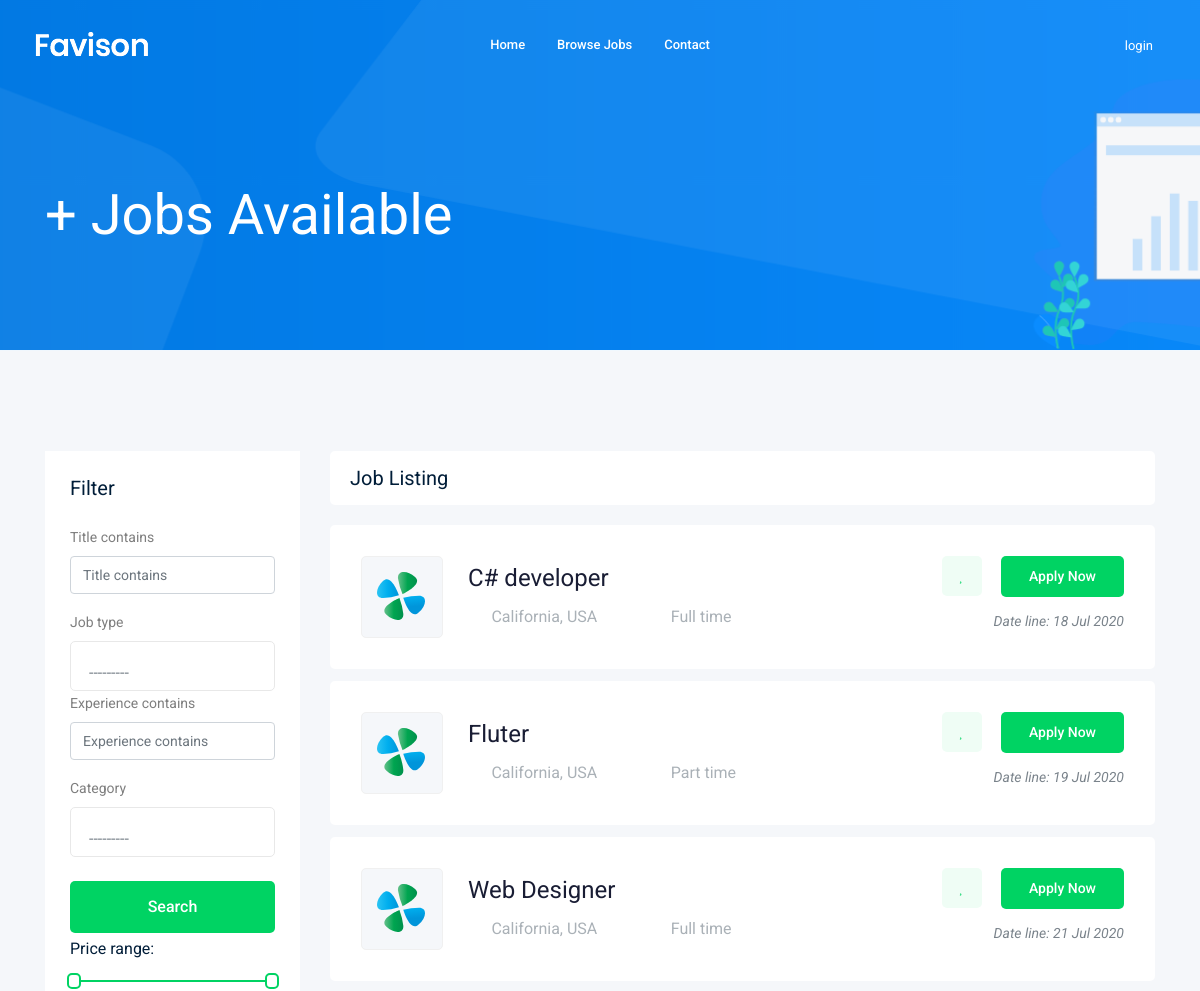
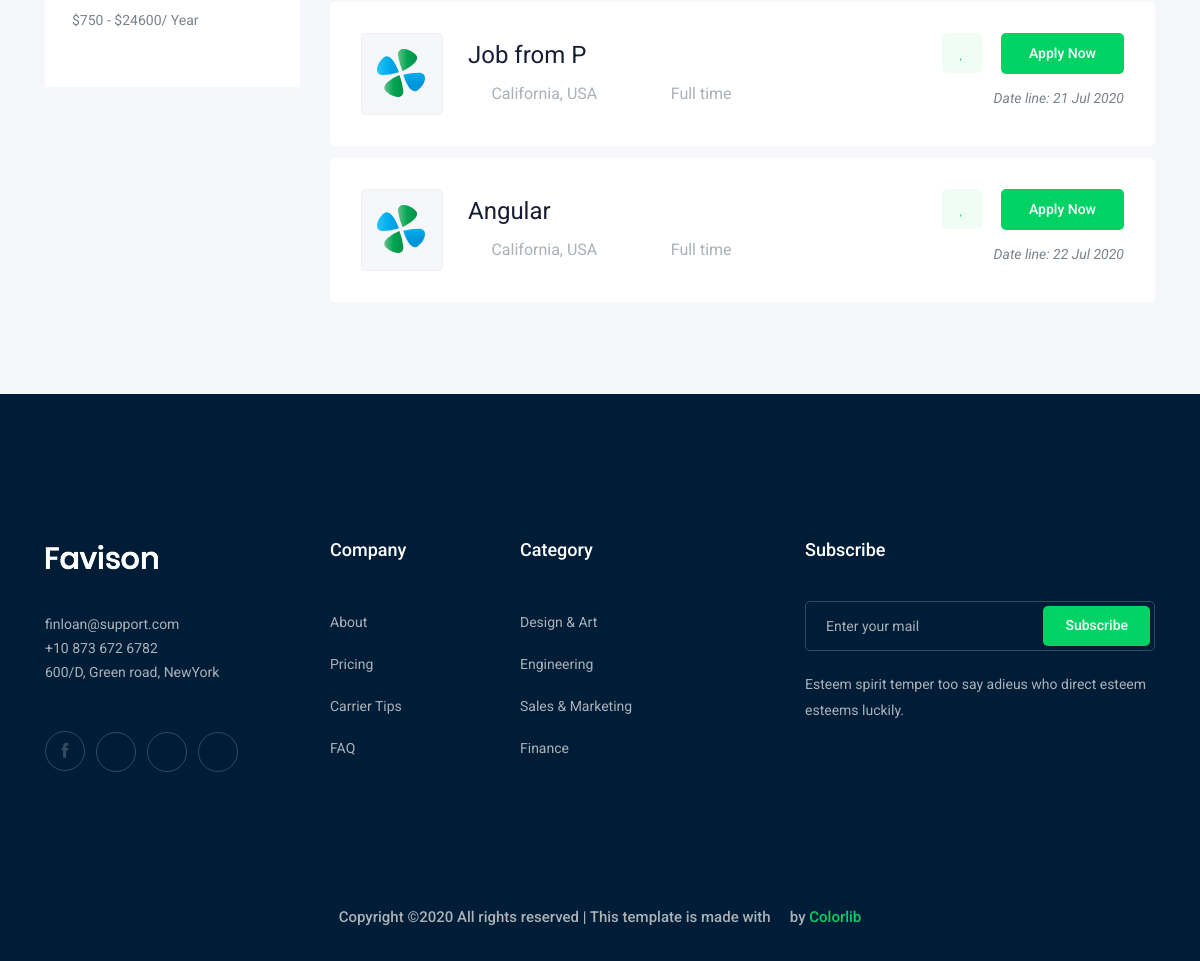
Screenshot of /jobs/ with the database file from the repository (2 pictures, top to bottom).
### job/models.py (models this page shows, shortened)
class Job(models.Model):
    owner        = models.ForeignKey(User, related_name='job_owner', on_delete=models.CASCADE)
    title        = models.CharField(max_length=500)
    slug         = models.SlugField(blank=True)
    job_type     = models.CharField(max_length=20 ,choices= JOB_TYPE)
    describtion  = models.TextField(max_length=500, blank=True)
    published_at = models.DateTimeField(auto_now=True)
    vacancy      = models.IntegerField(default=1)
    salary       = models.IntegerField(default=1)
    experience   = models.IntegerField(default=1)
    category     = models.ForeignKey('Category', on_delete=models.CASCADE)
    image        = models.ImageField(upload_to=image_upload)
    def __str__(self):
        return self.title

### job/views.py (the view)
# urls.py: path('', views.job_list, name='home_page'),
def job_list(request):
    job_list = Job.objects.all()
    myfilter = JobFilter(request.GET, queryset=job_list)
    job_list = myfilter.qs
    paginator = Paginator(job_list, 6) # Show 25 contacts per page.
    page_number = request.GET.get('page')
    page_obj = paginator.get_page(page_number)
    context ={
        'jobs':page_obj,
        'myfilter':myfilter
    }
    return render(request , 'job/job_list.html',context)

### job/models.py (called while the page is built)
    def __str__(self):
        return self.name

### job/templates/job/job_list.html (shortened to what this page needs)
{% extends 'base.html'%}
{% load bootstrap4 %}
{% block body%}
    <div class="bradcam_area bradcam_bg_1">
        <div class="container">
            <div class="row">
                <div class="col-xl-12">
                    <div class="bradcam_text">
                        <h3> {{jobs.count}} + Jobs Available</h3>
                    </div>
                </div>
            </div>
        </div>
    </div>
    <div class="job_listing_area plus_padding">
        <div class="container">
            <div class="row">
                <div class="col-lg-3">
                    <div class="job_filter white-bg">
                        <div class="form_inner white-bg">
                            <h3>Filter</h3>
                            <form method="GET" >
                                {% bootstrap_form myfilter.form %}
                               <button  class="boxed-btn3 w-100 mt-4" type="submit">Search</button>
                            </form>
                        </div>
                        <div class="range_wrap">
                            <label for="amount">Price range:</label>
                            <div id="slider-range"></div>
                            <p>
                                <input type="text" id="amount" readonly style="border:0; color:#7A838B; font-size: 14px; font-weight:400;">
                            </p>
                        </div>
                    </div>
                </div>
                <div class="col-lg-9">
                    <div class="recent_joblist_wrap">
                        <div class="recent_joblist white-bg ">
                            <div class="row align-items-center">
                                <div class="col-md-6">
                                    <h4>Job Listing</h4>
                                </div>
                                <div class="col-md-6">
                                </div>
                            </div>
                        </div>
                    </div>
                    <div class="job_lists m-0">
                        <div class="row">
                            {% for job in jobs %}
                            <div class="col-lg-12 col-md-12">
                                <div class="single_jobs white-bg d-flex justify-content-between">
                                    <div class="jobs_left d-flex align-items-center">
                                        <div class="thumb">
                                            <img src="img/svg_icon/1.svg" alt="">
                                        </div>
                                        <div class="jobs_conetent">
                                            <a href="{% url 'jobs:job_detail' job.slug %}"><h4>{{job}}</h4></a>
                                            <div class="links_locat d-flex align-items-center">
                                                <div class="location">
                                                    <p> <i class="fa fa-map-marker"></i> California, USA</p>
                                                </div>
                                                <div class="location">
                                                    <p> <i class="fa fa-clock-o"></i> {{job.job_type}}</p>
                                                </div>
                                            </div>
                                        </div>
                                    </div>
                                    <div class="jobs_right">
                                        <div class="apply_now">
                                            <a class="heart_mark" href="#"> <i class="fa fa-heart"></i> </a>
                                            <a href="{% url 'jobs:job_detail' job.slug  %}" class="boxed-btn3">Apply Now</a>
                                        </div>
                                        <div class="date">
                                            <p>Date line: {{job.published_at|date:'d M Y'}}</p>
                                        </div>
                                    </div>
                                </div>
                            </div>
                            {% endfor%}
                        </div>
                    </div>
                </div>
            </div>
        </div>
    </div>
{% endblock body %}

### templates/base.html (shortened to what this page needs)
{% load static %}
<!doctype html>
<html class="no-js" lang="zxx">
<head>
    <link rel="stylesheet" href="{% static 'css/bootstrap.min.css' %}">
    <link rel="stylesheet" href="{% static 'css/owl.carousel.min.css'%}">
    <link rel="stylesheet" href="{% static 'css/magnific-popup.css'%}">
    <link rel="stylesheet" href="{% static 'css/font-awesome.min.css'%}">
    <link rel="stylesheet" href="{% static 'css/themify-icons.css'%}">
    <link rel="stylesheet" href="{% static 'css/nice-select.css'%}">
    <link rel="stylesheet" href="{% static 'css/flaticon.css'%}">
    <link rel="stylesheet" href="{% static 'css/jquery-ui.css'%}">
    <link rel="stylesheet" href="{% static 'css/gijgo.css'%}">
    <link rel="stylesheet" href="{% static 'css/animate.min.css'%}">
    <link rel="stylesheet" href="{% static 'css/slicknav.css'%}">
    <link rel="stylesheet" href="{% static 'css/style.css' %}">
</head>
<body>
    <header>
        <div class="header-area ">
            <div id="sticky-header" class="main-header-area">
                <div class="container-fluid ">
                    <div class="header_bottom_border">
                        <div class="row align-items-center">
                            <div class="col-xl-3 col-lg-2">
                                <div class="logo">
                                    <a href="index.html">
                                        <img src="img/logo.png" alt="">
                                    </a>
                                </div>
                            </div>
                            <div class="col-xl-6 col-lg-7">
                                <div class="main-menu  d-none d-lg-block">
                                    <nav>
                                        <ul id="navigation">
                                            <li><a href="/">home</a></li>
                                            <li><a href="{% url 'jobs:home_page' %}">Browse Jobs</a></li>
                                            <li><a href="{% url 'contact:contact' %}">Contact</a></li>
                                        </ul>
                                    </nav>
                                </div>
                            </div>
                            <div class="col-xl-3 col-lg-3 d-none d-lg-block">
                                <div class="Appointment">
                                    {%if user.is_authenticated %}
                                     <div class="phone_num d-none d-xl-block">
                                         <a href="{% url 'logout'%}">Logout</a>
                                        </div>
                                         <div class="phone_num d-none d-xl-block">
                                            <a href="{% url 'accounts:profile'%}">Profile</a>
                                           </div>
                                    {%else%}
                                      <div class="phone_num d-none d-xl-block">
                                            <a href="{% url 'login'%}">login</a>
                                      </div>
                                    {% endif %}
                                </div>
                            </div>
                            <div class="col-12">
                            </div>
                        </div>
                    </div>
                </div>
            </div>
        </div>
    </header>
    {% block body%}
    {% endblock body %}
    <footer class="footer">
        <div class="footer_top">
            <div class="container">
                <div class="row">
                    <div class="col-xl-3 col-md-6 col-lg-3">
                        <div class="footer_widget wow fadeInUp" data-wow-duration="1s" data-wow-delay=".3s">
                            <div class="footer_logo">
                                <a href="#">
                                    <img src="img/logo.png" alt="">
                                </a>
                            </div>
                            <p>
                                finloan@support.com <br>
                                +10 873 672 6782 <br>
                                600/D, Green road, NewYork
                            </p>
                            <div class="socail_links">
                                <ul>
                                    <li>
                                        <a href="#">
                                            <i class="ti-facebook"></i>
                                        </a>
                                    </li>
                                    <li>
                                        <a href="#">
                                            <i class="fa fa-google-plus"></i>
                                        </a>
                                    </li>
                                    <li>
                                        <a href="#">
                                            <i class="fa fa-twitter"></i>
                                        </a>
                                    </li>
                                    <li>
                                        <a href="#">
                                            <i class="fa fa-instagram"></i>
                                        </a>
                                    </li>
                                </ul>
                            </div>
                        </div>
                    </div>
                    <div class="col-xl-2 col-md-6 col-lg-2">
                        <div class="footer_widget wow fadeInUp" data-wow-duration="1.1s" data-wow-delay=".4s">
                            <h3 class="footer_title">
                                Company
                            </h3>
                            <ul>
                                <li><a href="#">About </a></li>
                                <li><a href="#"> Pricing</a></li>
                                <li><a href="#">Carrier Tips</a></li>
                                <li><a href="#">FAQ</a></li>
                            </ul>
                        </div>
                    </div>
                    <div class="col-xl-3 col-md-6 col-lg-3">
                        <div class="footer_widget wow fadeInUp" data-wow-duration="1.2s" data-wow-delay=".5s">
                            <h3 class="footer_title">
                                Category
                            </h3>
                            <ul>
                                <li><a href="#">Design & Art</a></li>
                                <li><a href="#">Engineering</a></li>
                                <li><a href="#">Sales & Marketing</a></li>
                                <li><a href="#">Finance</a></li>
                            </ul>
                        </div>
                    </div>
                    <div class="col-xl-4 col-md-6 col-lg-4">
                        <div class="footer_widget wow fadeInUp" data-wow-duration="1.3s" data-wow-delay=".6s">
                            <h3 class="footer_title">
                                Subscribe
                            </h3>
                            <form action="#" class="newsletter_form">
                                <input type="text" placeholder="Enter your mail">
                                <button type="submit">Subscribe</button>
                            </form>
                            <p class="newsletter_text">Esteem spirit temper too say adieus who direct esteem esteems
                                luckily.</p>
                        </div>
                    </div>
                </div>
            </div>
        </div>
        <div class="copy-right_text wow fadeInUp" data-wow-duration="1.4s" data-wow-delay=".3s">
            <div class="container">
                <div class="row">
                    <div class="col-xl-12">
                        <p class="copy_right text-center">
Copyright &copy;<script>document.write(new Date().getFullYear());</script> All rights reserved | This template is made with <i class="fa fa-heart-o" aria-hidden="true"></i> by <a href="https://colorlib.com" target="_blank">Colorlib</a>
                        </p>
                    </div>
                </div>
            </div>
        </div>
    </footer>
</body>
</html>

### rows the page displays
Job: title "C# developer", job_type "Full time", published_at "18 Jul 2020"
Job: title "Fluter", job_type "Part time", published_at "19 Jul 2020"
Job: title "Web Designer", job_type "Full time", published_at "21 Jul 2020"
Job: title "Job from P", job_type "Full time", published_at "21 Jul 2020"
Job: title "Angular", job_type "Full time", published_at "22 Jul 2020"
